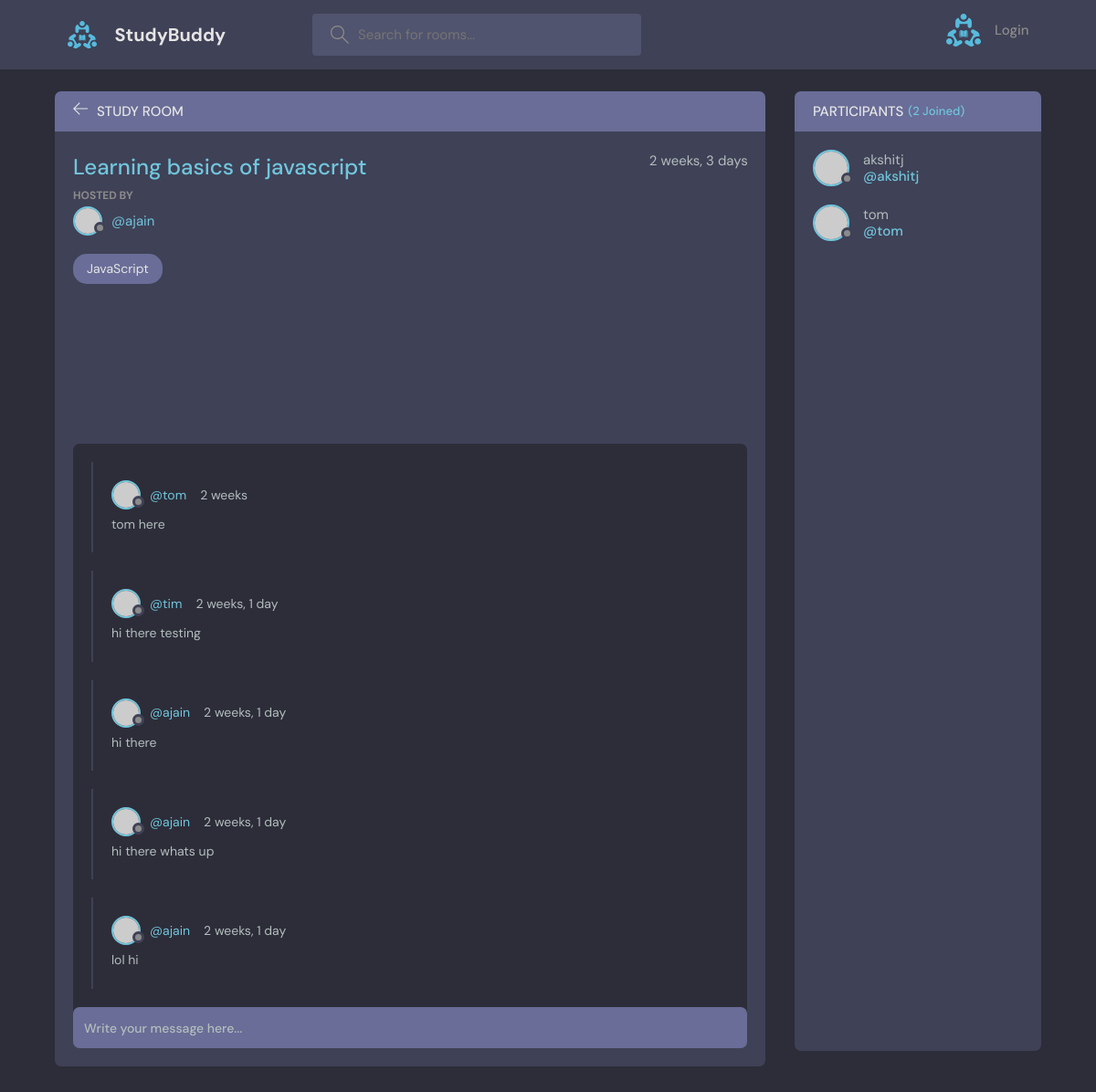
/rooms/5/, run on the app's committed database.
### base/models.py (models this page shows, shortened)
class Room(models.Model):
    host = models.ForeignKey(User, on_delete=models.SET_NULL, null=True)
    topic = models.ForeignKey(Topic, on_delete=models.SET_NULL, null=True)
    name = models.CharField(max_length=250, null=True)
    description = models.TextField(max_length=260)
    participants = models.ManyToManyField(User, related_name='participants', blank=True)
    updated = models.DateTimeField(auto_now=True)
    created = models.DateTimeField(auto_now_add=True)
    class Meta:
        ordering = ['-created','-updated']

class Topic(models.Model):
    name = models.CharField(max_length=250)
    def __str__(self):
        return self.name

class Message(models.Model):
    user = models.ForeignKey(User, on_delete=models.CASCADE)
    room = models.ForeignKey(Room, on_delete=models.CASCADE)
    body = models.TextField(max_length=250)
    updated = models.DateTimeField(auto_now=True)
    created = models.DateTimeField(auto_now_add=True)
    class Meta:
        ordering = ['-created','-updated']

### base/views.py (the view, shortened to what this page needs)
# urls.py: path('rooms/<int:pk>/', room,name='rooms'),
def room(request, pk):
    room = Room.objects.get(id=pk)
    room_messages = room.message_set.all().order_by('-created')
    participants = room.participants.all()
    context = {'room':room, 'room_messages':room_messages, 'participants':participants}
    return render(request,'base/room.html', context)

### base/templates/base/room.html (shortened to what this page needs)
{% extends 'main.html' %} {% block content %}
<main class="profile-page layout layout--2">
    <div class="container">
        <div class="room">
            <div class="room__top">
                <div class="room__topLeft">
                    <a href="{% url 'home' %}">
                        <svg version="1.1" xmlns="http://www.w3.org/2000/svg" width="32" height="32" viewBox="0 0 32 32">
                  <title>arrow-left</title>
                  <path
                    d="M13.723 2.286l-13.723 13.714 13.719 13.714 1.616-1.611-10.96-10.96h27.625v-2.286h-27.625l10.965-10.965-1.616-1.607z"
                  ></path>
                </svg>
                    </a>
                    <h3>Study Room</h3>
                </div>
            </div>
            <div class="room__box scroll">
                <div class="room__header scroll">
                    <div class="room__info">
                        <h3>{{room.name}}</h3>
                        <span>{{room.created|timesince}}</span>
                    </div>
                    <div class="room__hosted">
                        <p>Hosted By</p>
                        <a href="{% url 'profile' room.host.id %}" class="room__author">
                            <div class="avatar avatar--small">
                                <img src="https://randomuser.me/api/portraits/men/37.jpg" />
                            </div>
                            <span>@{{room.host.username}}</span>
                        </a>
                    </div>
                    <span class="room__topics">{{room.topic}}</span>
                </div>
                <div class="room__conversation">
                    <div class="threads scroll">
                        {% for message in room_messages %}
                        <div class="thread">
                            <div class="thread__top">
                                <div class="thread__author">
                                    <a href="{% url 'profile' message.user.id %}" class="thread__authorInfo">
                                        <div class="avatar avatar--small">
                                            <img src="https://randomuser.me/api/portraits/men/37.jpg" />
                                        </div>
                                        <span>@{{message.user.username}}</span>
                                    </a>
                                    <span class="thread__date">{{message.created|timesince}}</span>
                                </div>
                            </div>
                            <div class="thread__details">
                                {{message.body}}
                            </div>
                        </div>
                        {% endfor %}
                    </div>
                </div>
            </div>
            <div class="room__message">
                <form action="#" method="POST">
                    <input name="body" placeholder="Write your message here..." />
                </form>
            </div>
        </div>
        <div class="participants">
            <h3 class="participants__top">Participants <span>({{participants.count}} Joined)</span></h3>
            <div class="participants__list scroll">
                {% for participant in participants %}
                <a href="{% url 'profile' user.id %}" class="participant">
                    <div class="avatar avatar--medium">
                        <img src="https://randomuser.me/api/portraits/men/37.jpg" />
                    </div>
                    <p>
                        {{participant.username}}
                        <span>@{{participant.username}}</span>
                    </p>
                </a>
                {% endfor %}
            </div>
        </div>
    </div>
</main>
{% endblock %}

### data on the page
Room: name "Learning basics of javascript", created "2 weeks, 3 days", host.username "ajain", topic "JavaScript"
Message: user.username "tom", created "2 weeks", body "tom here"
Message: user.username "tim", created "2 weeks, 1 day", body "hi there testing"
Message: user.username "ajain", created "2 weeks, 1 day", body "hi there"
Message: user.username "ajain", created "2 weeks, 1 day", body "hi there whats up"
Message: user.username "ajain", created "2 weeks, 1 day", body "lol hi"

### other printed values
{{ participants.count }} "2"
{{ participant.username }} "akshitj"
{{ participant.username }} "tom"
